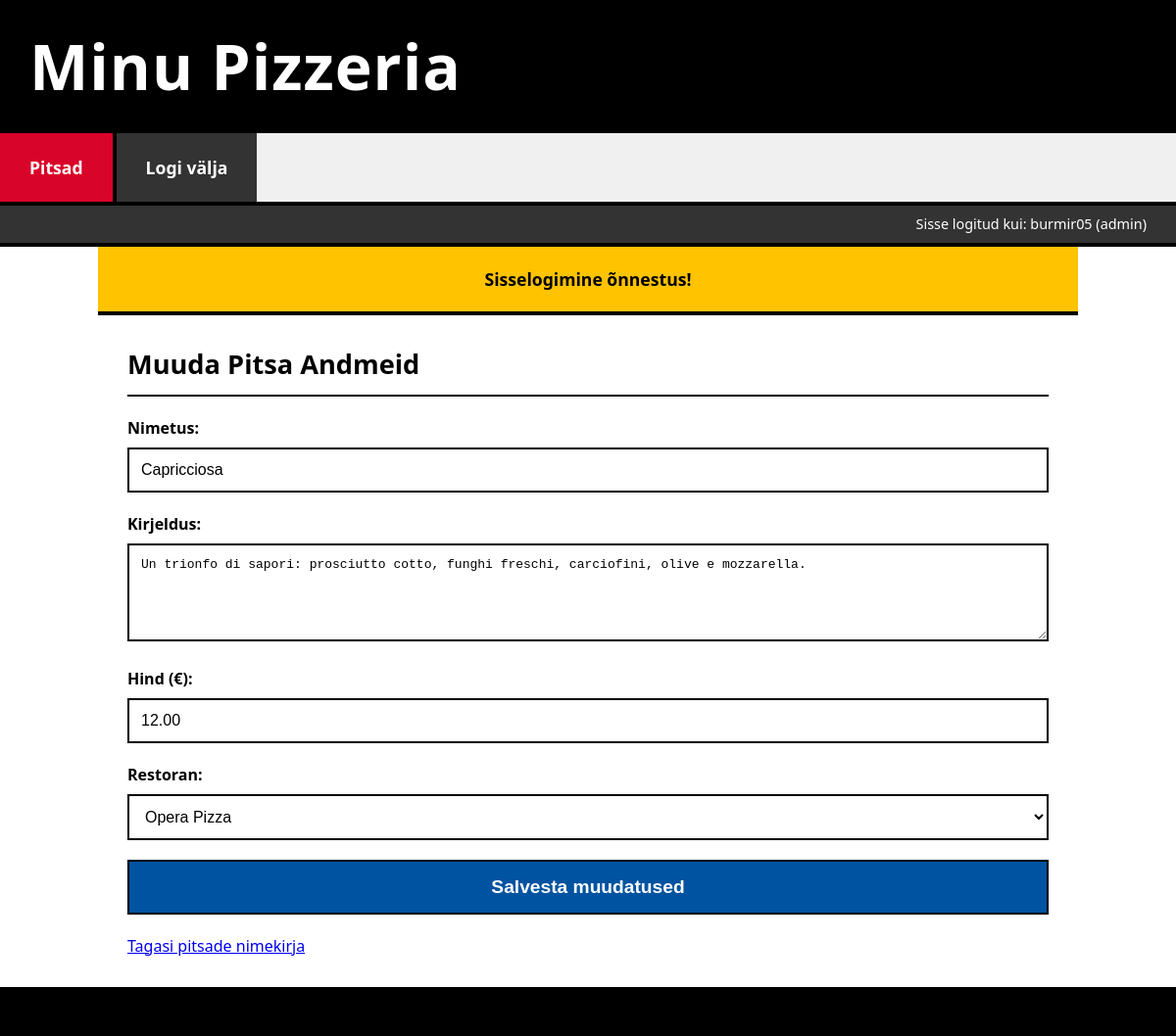
The app's page /pizza_form.php?id=15 (signed in) with its own data.
### tables this page shows
CREATE TABLE `pitsad` (
  `PitsaID` int(11) NOT NULL,
  `Nimetus` varchar(100) NOT NULL,
  `Kirjeldus` text DEFAULT NULL,
  `Hind` decimal(10,2) NOT NULL,
  `RestoranID` int(11) DEFAULT NULL
);

CREATE TABLE `pitsarestoranid` (
  `RestoranID` int(11) NOT NULL,
  `Nimi` varchar(255) NOT NULL,
  `Aadress` text DEFAULT NULL,
  `Telefon` varchar(50) DEFAULT NULL,
  `AvatudAlates` time DEFAULT NULL,
  `AvatudKuni` time DEFAULT NULL
);

### abifunktsioonid.php (called while the page is built, shortened)
<?php
function saa_pitsa_id_jargi($pitsa_id) {
    global $yhendus;
    $sql = "SELECT * FROM pitsad WHERE PitsaID = ?";
    $stmt = $yhendus->prepare($sql);
    $stmt->bind_param("i", $pitsa_id);
    $stmt->execute();
    $result = $stmt->get_result();
    $pitsa = $result->fetch_assoc();
    return $pitsa;
}
function saa_koik_restoranid() {
    global $yhendus;
    $restoranid = [];
    $sql = "SELECT RestoranID, Nimi FROM pitsarestoranid ORDER BY Nimi";
    $result = $yhendus->query($sql);
    if ($result && $result->num_rows > 0) {
        while ($row = $result->fetch_assoc()) {
            $restoranid[] = $row;
        }
    }
    return $restoranid;
}
?>

### pizza_form.php (the view, shortened to what this page needs)
<?php
require_once('conf3.php');
require_once('abifunktsioonid.php');
$pitsa_id = isset($_GET['id']) ? intval($_GET['id']) : (isset($_POST['pitsa_id']) ? intval($_POST['pitsa_id']) : 0);
$nimetus_val = "";
$kirjeldus_val = "";
$hind_val = "";
$restoran_id_valitud_val = null;
$form_errors_val = [];
if ($_SERVER["REQUEST_METHOD"] == "POST") {
    $nimetus_post = trim($_POST['nimetus']);
    $kirjeldus_post = trim($_POST['kirjeldus']);
    $hind_post = trim($_POST['hind']);
    $restoran_id_valitud_post = isset($_POST['restoran_id']) ? intval($_POST['restoran_id']) : null;
    $current_pitsa_id = isset($_POST['pitsa_id']) ? intval($_POST['pitsa_id']) : $pitsa_id;
    if (empty($nimetus_post)) $form_errors_val[] = "Nimetus on kohustuslik.";
    if (empty($hind_post) || !is_numeric($hind_post) || $hind_post <= 0) $form_errors_val[] = "Hind peab olema positiivne number.";
    if ($restoran_id_valitud_post === null || $restoran_id_valitud_post == 0) $form_errors_val[] = "Restoran peab olema valitud.";
    if (empty($form_errors_val)) {
        if ($current_pitsa_id > 0) {
            if (uuenda_pitsa($current_pitsa_id, $nimetus_post, $kirjeldus_post, floatval($hind_post), $restoran_id_valitud_post)) {
                $_SESSION['success_message'] = "Pitsa andmed edukalt uuendatud.";
            } else {
                $_SESSION['error_message'] = "Pitsa uuendamine ebaõnnestus.";
            }
        } else {
            if (lisa_pitsa($nimetus_post, $kirjeldus_post, floatval($hind_post), $restoran_id_valitud_post)) {
                $_SESSION['success_message'] = "Uus pitsa edukalt lisatud.";
            } else {
                $_SESSION['error_message'] = "Pitsa lisamine ebaõnnestus.";
            }
        }
        header("Location: pizzas_list.php");
        exit();
    } else {
        $nimetus_val = $nimetus_post;
        $kirjeldus_val = $kirjeldus_post;
        $hind_val = $hind_post;
        $restoran_id_valitud_val = $restoran_id_valitud_post;
    }
} elseif ($pitsa_id > 0) {
    $pitsa_data = saa_pitsa_id_jargi($pitsa_id);
    if ($pitsa_data) {
        $nimetus_val = $pitsa_data['Nimetus'];
        $kirjeldus_val = $pitsa_data['Kirjeldus'];
        $hind_val = $pitsa_data['Hind'];
        $restoran_id_valitud_val = $pitsa_data['RestoranID'];
    } else {
        $_SESSION['error_message'] = "Pitsat ID-ga ".$pitsa_id." ei leitud.";
        header("Location: pizzas_list.php");
        exit();
    }
}
$restoranid = saa_koik_restoranid();
require_once('header.php');
?>
    <div class="content-block">
        <h2><?php echo ($pitsa_id > 0) ? "Muuda Pitsa Andmeid" : "Lisa Uus Pitsa"; ?></h2>
        <form action="pizza_form.php<?php echo ($pitsa_id > 0) ? '?id='.$pitsa_id : ''; ?>" method="post">
            <div>
                <label for="nimetus">Nimetus:</label>
                <input type="text" id="nimetus" name="nimetus" value="<?php echo htmlspecialchars($nimetus_val); ?>" required>
            </div>
            <div>
                <label for="kirjeldus">Kirjeldus:</label>
                <textarea id="kirjeldus" name="kirjeldus"><?php echo htmlspecialchars($kirjeldus_val); ?></textarea>
            </div>
            <div>
                <label for="hind">Hind (€):</label>
                <input type="number" id="hind" name="hind" step="0.01" value="<?php echo htmlspecialchars($hind_val); ?>" required>
            </div>
            <div>
                <label for="restoran_id">Restoran:</label>
                <select id="restoran_id" name="restoran_id" required>
                    <?php foreach ($restoranid as $restoran): ?>
                        <option value="<?php echo $restoran['RestoranID']; ?>" <?php echo ($restoran_id_valitud_val == $restoran['RestoranID']) ? 'selected' : ''; ?>>
                            <?php echo htmlspecialchars($restoran['Nimi']); ?>
                        </option>
                    <?php endforeach; ?>
                </select>
            </div>
            <div>
                <input type="submit" value="<?php echo ($pitsa_id > 0) ? "Salvesta muudatused" : "Lisa pitsa"; ?>">
            </div>
        </form>
        <a href="pizzas_list.php">Tagasi pitsade nimekirja</a>
    </div>
<?php
require_once('footer.php');
?>

### style.css (style rules this page uses)
* { box-sizing: border-box; margin: 0; padding: 0; }
body { font-family: 'Segoe UI', Arial, sans-serif; background-color: #E0E0E0; color: #000000; line-height: 1.5; }
.content-block { padding: 30px; border-bottom: 4px solid #000000; }
.content-block:last-child { border-bottom: none; }
.content-block h2 { font-size: 1.7em; color: #000000; margin-bottom: 20px; padding-bottom: 10px; border-bottom: 2px solid #000000; font-weight: 600; }
form { margin-top: 10px; }
form div { margin-bottom: 20px; }
form label { display: block; margin-bottom: 8px; font-weight: 600; color: #000000; }
form input[type="text"], form input[type="password"], form input[type="number"], form textarea, form select { width: 100%; padding: 12px; border: 2px solid #000000; background-color: #FFFFFF; color: #000000; font-size: 1em; }
form textarea { min-height: 100px; resize: vertical; }
form input[type="submit"] { width: 100%; padding: 15px; color: white; border: 2px solid #000000; cursor: pointer; font-size: 1.2em; font-weight: 600; background-color: #0053A0; transition: opacity 0.2s; }

### records on screen
pitsad: nimetus "Capricciosa", kirjeldus "Un trionfo di sapori: prosciutto cotto, funghi freschi, carciofini, olive e mozzarella.", hind "12.00", restoran_id "Opera Pizza"

### other values on screen
$_SESSION['kasutajanimi'] "burmir05"
$_SESSION['roll'] "admin"
$_SESSION['success_message'] "Sisselogimine õnnestus!"
